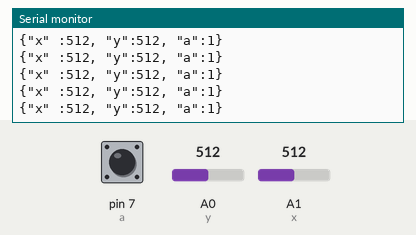
A sketch run on a simulated Arduino Uno, built with avr-gcc and run on an emulated ATmega328P. On the bench: the last lines printed to the serial monitor. The inputs (shaded band) are chosen by the test bench; at power-on: A0 (y) = 512, A1 (x) = 512, pin 7 (a) HIGH.

Above: at 1.2 s.
1.3 s: A0 (y) set to 105
At 2.1 s:
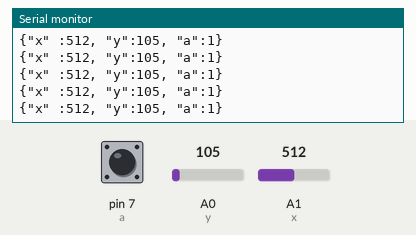
4.3 s: A0 (y) set to 95
At 5.2 s:
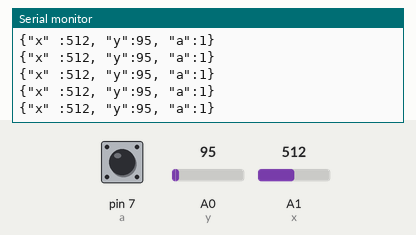
7.3 s: A1 (x) set to 11
At 8.4 s:
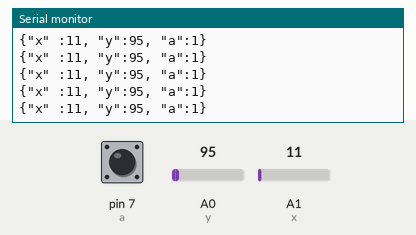
10.3 s: A1 (x) set to 8
At 11.3 s:
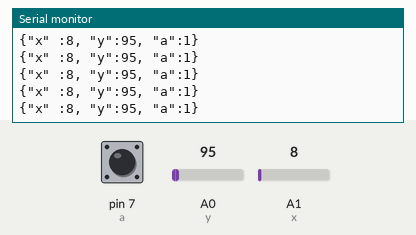
11.8 s: A0 (y) set to 11
At 12.7 s:
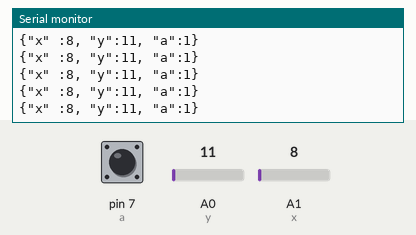
14.8 s: A0 (y) set to 8
At 15.5 s:
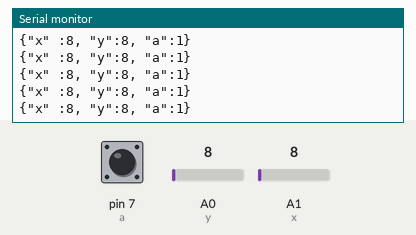
Timing chart, 0 to 17.3 s (numbered marks = the images above; inputs shaded):
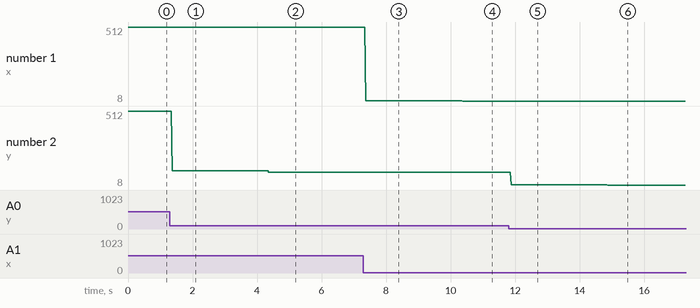

The sketch:

Control_shoot_em_up.ino
```cpp
const int SWITCH = 2;
const int x = 1;
const int y = 0;
const int a = 7;

void setup(){
  pinMode(SWITCH,INPUT);
  digitalWrite(SWITCH,HIGH);

  pinMode(a,INPUT);
  digitalWrite(a,HIGH);

  Serial.begin(9600);

}
void loop() {
  Serial.println("{\"x\" :" + (String)analogRead(x) + ", \"y\":" + (String)analogRead(y)+ ", \"a\":" + (String)digitalRead(a) +"}");
}
```

Measured:
- after the input at 1.3 s, the serial monitor: prints a new line after 0.07 s (image 1)
- after the input at 4.3 s, the serial monitor: prints a new line after 0.07 s (image 2)
- after the input at 7.3 s, the serial monitor: prints a new line after 0.07 s (image 3)
- after the input at 10.3 s, the serial monitor: prints a new line after 0.07 s (image 4)
- after the input at 11.8 s, the serial monitor: prints a new line after 0.08 s (image 5)
- after the input at 14.8 s, the serial monitor: prints a new line after 0.07 s (image 6)
- plotted number 1: 512 → 11 after the input at 7.3 s, 11 → 8 after the input at 10.3 s
- plotted number 2: 512 → 105 after the input at 1.3 s, 105 → 95 after the input at 4.3 s
